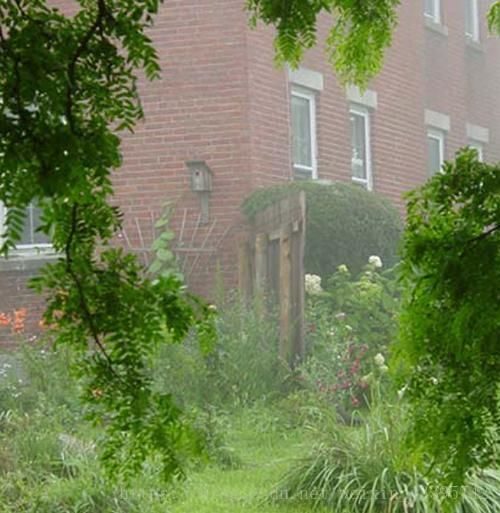
//> input picture Images/1.jpeg, 500 x 513 px
$ ./Study_OpenCV   (built with g++ and OpenCV 4)
//> lines starting //> are read from the running program, lines starting //| are printed output that depends on the picture
#include <iostream>
#include <opencv.hpp>

using namespace std;
using namespace cv;

// [28 lines of commented-out code are left out]

void mul(Mat& A, Mat& B, Mat& dst)
{
    dst = Mat::zeros(A.size(), A.type());
    for (int row = 0; row < A.rows; row++)
    {
        for (int col = 0; col < A.cols; col++)
        {
            dst.at<double>(row, col) = A.at<double>(row, col) * B.at<double>(row, col);
        }
    }
}

void guidedFilter(Mat& I, Mat& p, Mat& q, Size kernel, double eps)
{
    //TODO:运算错误；I和p大小可能不一样!
    //Mat N = Mat::ones(I.size(), I.type());
    Mat mean_I, mean_p, mean_Ip, cov_Ip, mean_II, var_I, a, b, mean_a, mean_b, tmp;

    boxFilter(I,mean_I,-1,kernel);
    boxFilter(p,mean_p,-1,kernel);
    mul(I, p, tmp);
    boxFilter(tmp,mean_Ip,-1,kernel);
    multiply(mean_I, mean_p, tmp);
    cov_Ip = mean_Ip - tmp;

    mul(I, I, tmp);
    boxFilter(tmp, mean_II, -1, kernel);
    mul(mean_I, mean_I, tmp);
    var_I = mean_II - tmp;

    a = cov_Ip / (var_I + eps);
    mul(a, mean_I, tmp);
    b = mean_p - tmp;

    boxFilter(a, mean_a, -1, kernel);
    boxFilter(b, mean_b, -1, kernel);

    mul(I, mean_a, tmp);
    q = tmp + mean_b;
}

void AirlightEstimate(Mat& I, double A[])
{
    Mat im, im1, im2, im3, im4, img;
    Rect rect1, rect2, rect3, rect4;
    int w, h, max_index;
    double scores[4];
    double max_score;
    vector<Mat> mv;

    img = I.clone();
    cvtColor(img, im, COLOR_BGR2GRAY);
    img.convertTo(img, CV_64FC3);

    for (int times = 0; times <= 5; times++)
    {
        w = im.cols;
        h = im.rows;

        rect1 = Rect(Point(0, 0), Point(w / 2, h / 2));
        rect2 = Rect(Point(w / 2, 0), Point(w, h / 2));
        rect3 = Rect(Point(0, h / 2), Point(w / 2, h));
        rect4 = Rect(Point(w / 2, h / 2), Point(w, h));
        im1 = im(rect1);
        im2 = im(rect2);
        im3 = im(rect3);
        im4 = im(rect4);
        scores[0] = mean(im1)[0];
        scores[1] = mean(im2)[0];
        scores[2] = mean(im3)[0];
        scores[3] = mean(im4)[0];
        max_score = scores[0];
        max_index = 0;
        for (int i = 1; i < 4; i++)
        {
            if (max_score < scores[i])
            {
                max_index = i;
                max_score = scores[i];
            }
        }
        if (max_index == 0)
        {
            im = im1;
            img = img(rect1);
        }
        else if (max_index == 1)
        {
            im = im2;
            img = img(rect2);
        }
        else if (max_index == 2)
        {
            im = im3;
            img = img(rect3);
        }
        else
        {
            im = im4;
            img = img(rect4);
        }
    }
    split(img, mv);
    A[0] = mean(mv[0])[0];
    A[1] = mean(mv[1])[0];
    A[2] = mean(mv[2])[0];
    cout << A[0] << ' ' << A[1] << ' ' << A[2];
}

int main()
{
    string path = "1.jpeg";
    Mat I = imread(path);
//> I is the input picture: 513 rows x 500 cols, CV_8UC3; mean B, G, R 84.3, 127.2, 113.8
    Mat gray, hsv, chroma, value, dP, dds, d_la, d_ref, dst;
    vector<Mat> mv, result;
    double A[3];
    int w = I.cols;
//> w = 500
    int h = I.rows;
//> h = 513

    cvtColor(I, gray, COLOR_BGR2GRAY);
    cvtColor(I, hsv, COLOR_BGR2HSV);
//> hsv: 513 rows x 500 cols, CV_8UC3; mean H, S, V 36, 109.1, 131.4
    split(hsv, mv);
    chroma = mv[1];
    value = mv[2];
    chroma.convertTo(chroma, CV_64FC1);
    value.convertTo(value, CV_64FC1);
    addWeighted(chroma, -0.780245, value, 0.959710, 0.121779, dP);

    //MinFilter(dP, dds);
    dds = dP.clone();
    gray.convertTo(gray,CV_64FC1);
//> gray: 513 rows x 500 cols, CV_64FC1
    gray /= 255.0;
    dds /= 255.0;
    guidedFilter(gray, dds, d_ref, Size(48, 48), 0.0001);
//> after the loop in mul (call 5), `for (int row = 0; row < A.rows; row++)`:
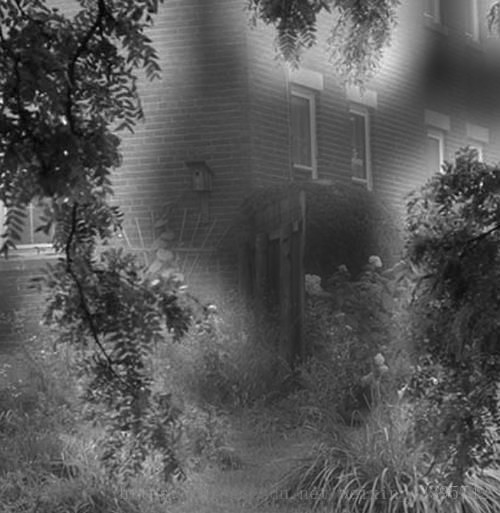
//> dst: 513 rows x 500 cols, CV_64FC1; min 0.0486, max 2.03, mean 0.736; drawn with min black and max white
    for (int row = 0; row < d_ref.rows; row++)
    {
        for (int col = 0; col < d_ref.cols; col++)
        {
            d_ref.at<double>(row, col) = exp(-d_ref.at<double>(row, col));
            if (d_ref.at<double>(row, col) < 0.1)
                d_ref.at<double>(row, col) = 0.1;
            else if (d_ref.at<double>(row, col) > 1)
                d_ref.at<double>(row, col) = 1;
        }
    }
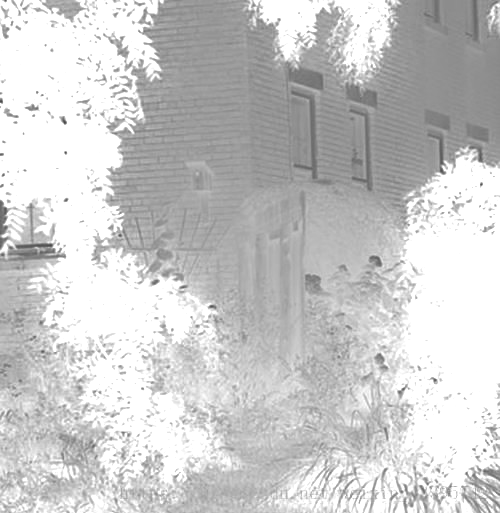
//> d_ref: 513 rows x 500 cols, CV_64FC1; min 0.289, max 1, mean 0.794

    AirlightEstimate(I, A);
//> the loop in AirlightEstimate, `for (int times = 0; times <= 5; times++)` made 6 passes
//> (max_score, max_index) on passes 1 to 6: (139.5, 1), (160.5, 1), (165.6, 1), (169.4, 0), (171, 2), (177.8, 0)
//> pass 1, in AirlightEstimate, `im3 = im(rect3);`:
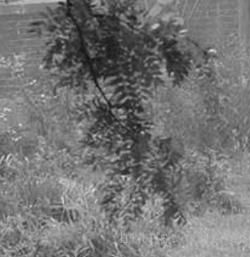
//> im3: 257 rows x 250 cols, CV_8UC1; min 14, max 227, mean 115.7
//> pass 1, in AirlightEstimate, `im4 = im(rect4);`:
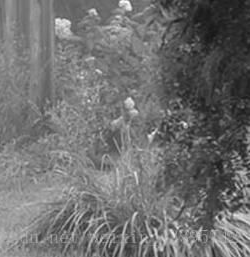
//> im4: 257 rows x 250 cols, CV_8UC1; min 21, max 253, mean 111.8
//> after the loop in AirlightEstimate, `for (int times = 0; times <= 5; times++)`: max_score = 177.8; max_index = 0
//| 173 177.911 179.75
//> A = [173, 177.9, 179.8]
    I.convertTo(I, CV_64FC3);
    split(I, mv);
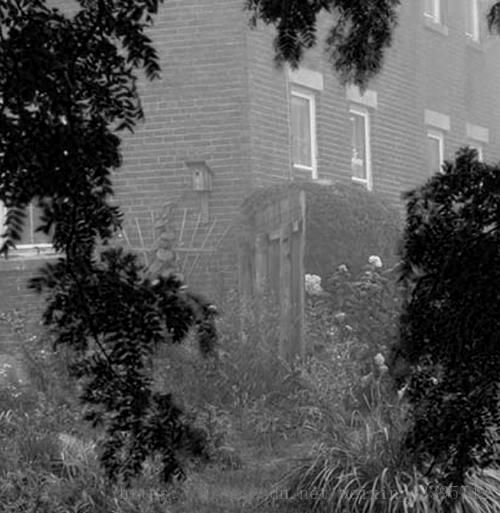
//> mv[0]: 513 rows x 500 cols, CV_64FC1; min 0, max 249, mean 84.3
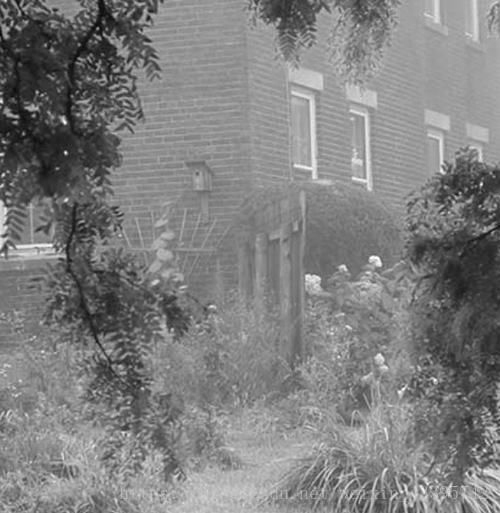
//> mv[1]: 513 rows x 500 cols, CV_64FC1; min 2, max 255, mean 127.2
//> mv[2]: 513 rows x 500 cols, CV_64FC1
    for (int i = 0; i < 3; i++)
    {
        result.push_back((mv[i] - A[i]) / d_ref + A[i]);
    }
    merge(result, dst);
//> dst: 513 rows x 500 cols, CV_64FC3

    dst.convertTo(dst, CV_8UC3);
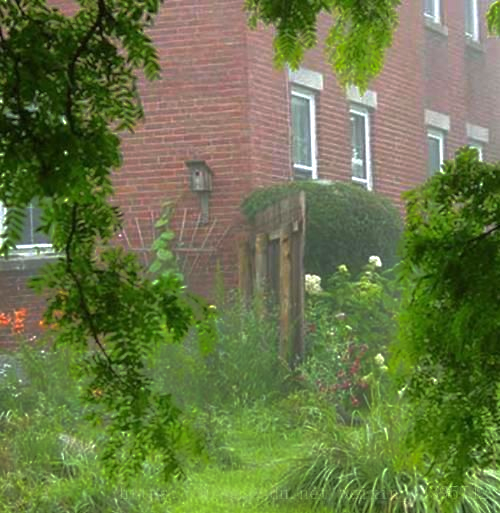
//> dst: 513 rows x 500 cols, CV_8UC3; mean B, G, R 70.5, 119.3, 105.3
    namedWindow("result", WINDOW_AUTOSIZE);
    imshow("result", dst);
    //imwrite("result.jpeg", dst);
    waitKey(0);
    destroyAllWindows();
    return 0;
}

$ run again, with Images/2.jpeg copied over Images/1.jpeg
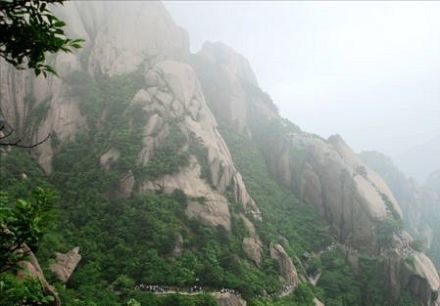
//> input picture Images/2.jpeg, 440 x 306 px
//> I is the input picture: 306 rows x 440 cols, CV_8UC3; mean B, G, R 137.8, 146.7, 139.4
//> hsv: 306 rows x 440 cols, CV_8UC3; mean H, S, V 61.4, 40.6, 148.7
//> the loop in AirlightEstimate, `for (int times = 0; times <= 5; times++)` made 6 passes
//> (max_score, max_index) on passes 1 to 6: (233.5, 1), (251.3, 1), (252.2, 1), (254, 2), (254, 0), (254, 0)
//> pass 1, in AirlightEstimate, `im4 = im(rect4);`:
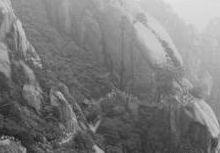
//> im4: 153 rows x 220 cols, CV_8UC1; min 27, max 228, mean 124.4
//> after the loop in AirlightEstimate, `for (int times = 0; times <= 5; times++)`: max_score = 254; max_index = 0
//| 255 255 251.5
//> A = [255, 255, 251.5]
//> `dst.convertTo(dst, CV_8UC3);`:
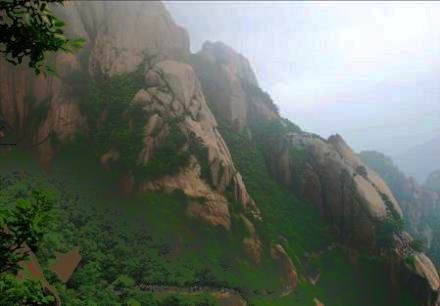
//> dst: 306 rows x 440 cols, CV_8UC3; mean B, G, R 100.8, 110.3, 102.3

$ run again, with Images/3.jpeg copied over Images/1.jpeg
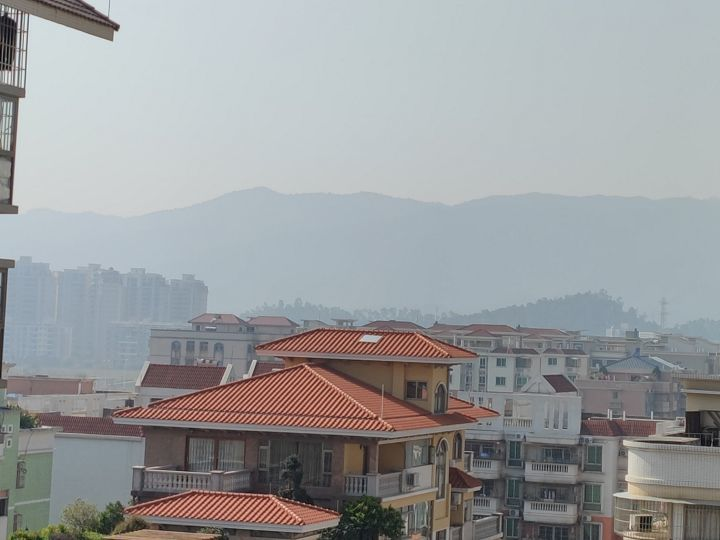
//> input picture Images/3.jpeg, 720 x 540 px
//> I is the input picture: 540 rows x 720 cols, CV_8UC3; mean B, G, R 158, 156.5, 154.1
//> hsv: 540 rows x 720 cols, CV_8UC3; mean H, S, V 84.8, 28.3, 164.3
//> the loop in AirlightEstimate, `for (int times = 0; times <= 5; times++)` made 6 passes
//> (max_score, max_index) on passes 1 to 6: (196, 0), (205.6, 1), (208.5, 0), (209.8, 0), (210.5, 0), (211.4, 0)
//> pass 1, in AirlightEstimate, `im4 = im(rect4);`:
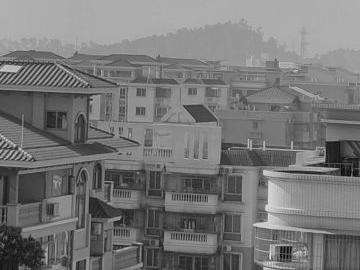
//> im4: 270 rows x 360 cols, CV_8UC1; min 0, max 225, mean 118.6
//> after the loop in AirlightEstimate, `for (int times = 0; times <= 5; times++)`: max_score = 211.4; max_index = 0
//| 218.364 213.364 204.364
//> A = [218.4, 213.4, 204.4]
//> `dst.convertTo(dst, CV_8UC3);`:
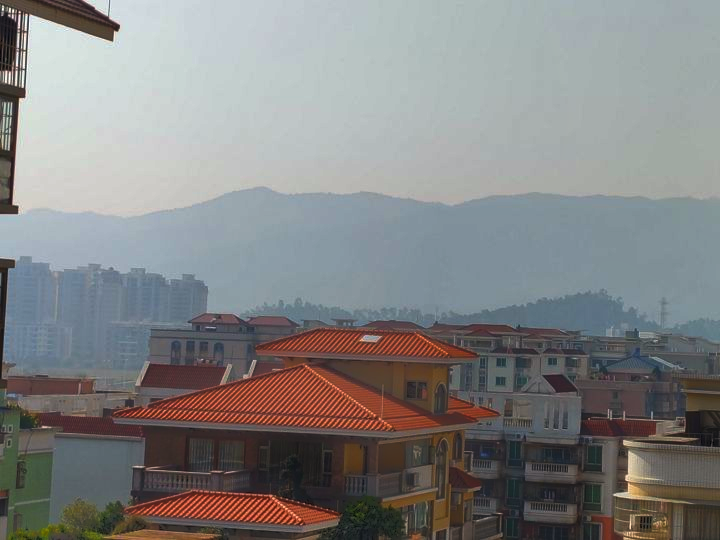
//> dst: 540 rows x 720 cols, CV_8UC3; mean B, G, R 131.1, 131.3, 131

$ run again, with Images/15.png saved as Images/1.jpeg
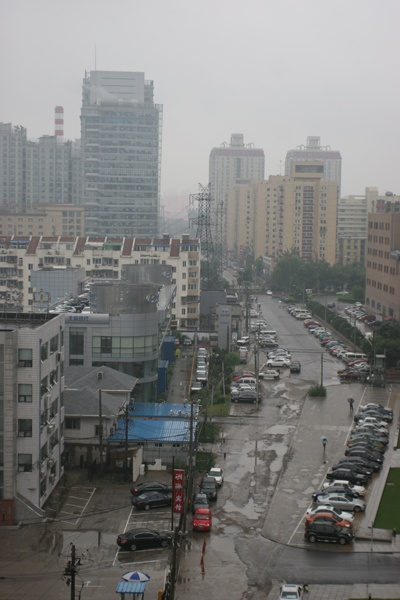
//> input picture Images/15.png, 400 x 600 px
//> I is the input picture: 600 rows x 400 cols, CV_8UC3; mean B, G, R 124.4, 125.7, 125.5
//> hsv: 600 rows x 400 cols, CV_8UC3; mean H, S, V 63.3, 17.4, 128.4
//> the loop in AirlightEstimate, `for (int times = 0; times <= 5; times++)` made 6 passes
//> (max_score, max_index) on passes 1 to 6: (167.7, 1), (206.8, 0), (211.4, 1), (213, 0), (213.5, 0), (213.9, 3)
//> after the loop in AirlightEstimate, `for (int times = 0; times <= 5; times++)`: max_score = 213.9; max_index = 3
//| 215.907 213.574 214.241
//> A = [215.9, 213.6, 214.2]
//> `dst.convertTo(dst, CV_8UC3);`:
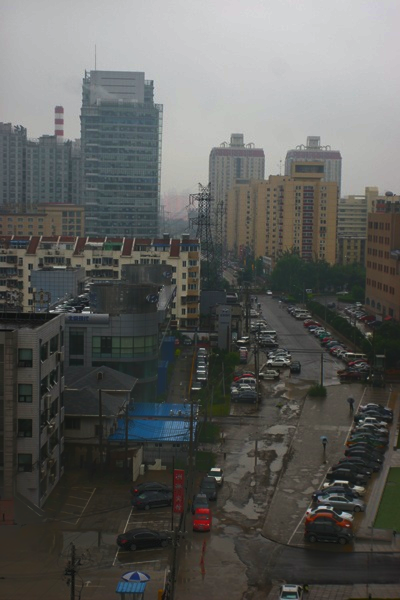
//> dst: 600 rows x 400 cols, CV_8UC3; mean B, G, R 91.2, 94, 93.2
